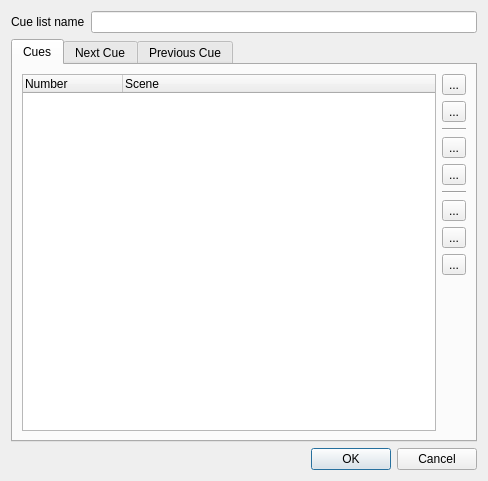
<?xml version="1.0" encoding="UTF-8"?>
<ui version="4.0">
 <class>VCCueListProperties</class>
 <widget class="QDialog" name="VCCueListProperties">
  <property name="geometry">
   <rect>
    <x>0</x>
    <y>0</y>
    <width>488</width>
    <height>481</height>
   </rect>
  </property>
  <property name="windowTitle">
   <string>Cue list properties</string>
  </property>
  <layout class="QGridLayout" name="gridLayout_2">
   <item row="0" column="0">
    <widget class="QLabel" name="m_nameLabel">
     <property name="text">
      <string>Cue list name</string>
     </property>
    </widget>
   </item>
   <item row="0" column="1">
    <widget class="QLineEdit" name="m_nameEdit">
     <property name="toolTip">
      <string>The name of the cue list widget</string>
     </property>
    </widget>
   </item>
   <item row="1" column="0" colspan="2">
    <widget class="QTabWidget" name="m_tab">
     <property name="toolTip">
      <string/>
     </property>
     <property name="currentIndex">
      <number>0</number>
     </property>
     <widget class="QWidget" name="Cues">
      <attribute name="title">
       <string>Cues</string>
      </attribute>
      <layout class="QGridLayout" name="gridLayout">
       <item row="0" column="0" rowspan="10">
        <widget class="QTreeWidget" name="m_list">
         <property name="toolTip">
          <string>List of scenes that can be activated with this cue list</string>
         </property>
         <property name="alternatingRowColors">
          <bool>true</bool>
         </property>
         <property name="selectionMode">
          <enum>QAbstractItemView::ExtendedSelection</enum>
         </property>
         <property name="rootIsDecorated">
          <bool>false</bool>
         </property>
         <property name="itemsExpandable">
          <bool>false</bool>
         </property>
         <property name="allColumnsShowFocus">
          <bool>true</bool>
         </property>
         <property name="expandsOnDoubleClick">
          <bool>false</bool>
         </property>
         <column>
          <property name="text">
           <string>Number</string>
          </property>
         </column>
         <column>
          <property name="text">
           <string>Scene</string>
          </property>
         </column>
        </widget>
       </item>
       <item row="0" column="1">
        <widget class="QToolButton" name="m_addButton">
         <property name="toolTip">
          <string>Add scene(s) to the cue list</string>
         </property>
         <property name="text">
          <string notr="true">...</string>
         </property>
         <property name="icon">
          <iconset resource="main.qrc">
           <normaloff>:/edit_add.png</normaloff>:/edit_add.png</iconset>
         </property>
         <property name="iconSize">
          <size>
           <width>26</width>
           <height>26</height>
          </size>
         </property>
        </widget>
       </item>
       <item row="1" column="1">
        <widget class="QToolButton" name="m_removeButton">
         <property name="toolTip">
          <string>Remove selected scene(s) from the cue list</string>
         </property>
         <property name="text">
          <string notr="true">...</string>
         </property>
         <property name="icon">
          <iconset resource="main.qrc">
           <normaloff>:/edit_remove.png</normaloff>:/edit_remove.png</iconset>
         </property>
         <property name="iconSize">
          <size>
           <width>26</width>
           <height>26</height>
          </size>
         </property>
        </widget>
       </item>
       <item row="3" column="1">
        <widget class="QToolButton" name="m_raiseButton">
         <property name="toolTip">
          <string>Raise the selected scene</string>
         </property>
         <property name="text">
          <string notr="true">...</string>
         </property>
         <property name="icon">
          <iconset resource="main.qrc">
           <normaloff>:/up.png</normaloff>:/up.png</iconset>
         </property>
         <property name="iconSize">
          <size>
           <width>26</width>
           <height>26</height>
          </size>
         </property>
        </widget>
       </item>
       <item row="4" column="1">
        <widget class="QToolButton" name="m_lowerButton">
         <property name="toolTip">
          <string>Lower the selected scene</string>
         </property>
         <property name="text">
          <string notr="true">...</string>
         </property>
         <property name="icon">
          <iconset resource="main.qrc">
           <normaloff>:/down.png</normaloff>:/down.png</iconset>
         </property>
         <property name="iconSize">
          <size>
           <width>26</width>
           <height>26</height>
          </size>
         </property>
        </widget>
       </item>
       <item row="9" column="1">
        <spacer name="verticalSpacer">
         <property name="orientation">
          <enum>Qt::Vertical</enum>
         </property>
         <property name="sizeHint" stdset="0">
          <size>
           <width>20</width>
           <height>49</height>
          </size>
         </property>
        </spacer>
       </item>
       <item row="5" column="1">
        <widget class="Line" name="line">
         <property name="orientation">
          <enum>Qt::Horizontal</enum>
         </property>
        </widget>
       </item>
       <item row="6" column="1">
        <widget class="QToolButton" name="m_cutButton">
         <property name="toolTip">
          <string>Cut the selected scenes from their current positions</string>
         </property>
         <property name="text">
          <string notr="true">...</string>
         </property>
         <property name="icon">
          <iconset resource="main.qrc">
           <normaloff>:/editcut.png</normaloff>:/editcut.png</iconset>
         </property>
         <property name="iconSize">
          <size>
           <width>26</width>
           <height>26</height>
          </size>
         </property>
        </widget>
       </item>
       <item row="7" column="1">
        <widget class="QToolButton" name="m_copyButton">
         <property name="toolTip">
          <string>Copy the selected scenes</string>
         </property>
         <property name="text">
          <string notr="true">...</string>
         </property>
         <property name="icon">
          <iconset resource="main.qrc">
           <normaloff>:/editcopy.png</normaloff>:/editcopy.png</iconset>
         </property>
         <property name="iconSize">
          <size>
           <width>26</width>
           <height>26</height>
          </size>
         </property>
        </widget>
       </item>
       <item row="8" column="1">
        <widget class="QToolButton" name="m_pasteButton">
         <property name="toolTip">
          <string>Paste scenes from the clipboard to the currently selected position</string>
         </property>
         <property name="text">
          <string notr="true">...</string>
         </property>
         <property name="icon">
          <iconset resource="main.qrc">
           <normaloff>:/editpaste.png</normaloff>:/editpaste.png</iconset>
         </property>
         <property name="iconSize">
          <size>
           <width>26</width>
           <height>26</height>
          </size>
         </property>
        </widget>
       </item>
       <item row="2" column="1">
        <widget class="Line" name="line_2">
         <property name="orientation">
          <enum>Qt::Horizontal</enum>
         </property>
        </widget>
       </item>
      </layout>
     </widget>
     <widget class="QWidget" name="NextCue">
      <attribute name="title">
       <string>Next Cue</string>
      </attribute>
      <layout class="QVBoxLayout" name="verticalLayout">
       <item>
        <widget class="QGroupBox" name="groupBox">
         <property name="title">
          <string>Key Combination</string>
         </property>
         <layout class="QHBoxLayout" name="horizontalLayout">
          <item>
           <widget class="QLineEdit" name="m_nextKeyEdit">
            <property name="toolTip">
             <string>The key combination used to step to the next cue</string>
            </property>
            <property name="readOnly">
             <bool>true</bool>
            </property>
           </widget>
          </item>
          <item>
           <widget class="QToolButton" name="m_nextAttachButton">
            <property name="toolTip">
             <string>Bind a key combination to skip to the next cue</string>
            </property>
            <property name="text">
             <string notr="true">...</string>
            </property>
            <property name="icon">
             <iconset resource="main.qrc">
              <normaloff>:/key_bindings.png</normaloff>:/key_bindings.png</iconset>
            </property>
            <property name="iconSize">
             <size>
              <width>26</width>
              <height>26</height>
             </size>
            </property>
           </widget>
          </item>
          <item>
           <widget class="QToolButton" name="m_nextDetachButton">
            <property name="toolTip">
             <string>Clear the key binding</string>
            </property>
            <property name="text">
             <string notr="true">...</string>
            </property>
            <property name="icon">
             <iconset resource="main.qrc">
              <normaloff>:/fileclose.png</normaloff>:/fileclose.png</iconset>
            </property>
            <property name="iconSize">
             <size>
              <width>26</width>
              <height>26</height>
             </size>
            </property>
           </widget>
          </item>
         </layout>
        </widget>
       </item>
       <item>
        <widget class="QGroupBox" name="groupBox_3">
         <property name="title">
          <string>External Input</string>
         </property>
         <layout class="QGridLayout" name="gridLayout_3">
          <item row="0" column="0">
           <widget class="QLabel" name="label">
            <property name="text">
             <string>Input universe</string>
            </property>
           </widget>
          </item>
          <item row="0" column="1" colspan="2">
           <widget class="QLineEdit" name="m_nextInputUniverseEdit">
            <property name="toolTip">
             <string>Input universe for skipping to the next cue</string>
            </property>
           </widget>
          </item>
          <item row="1" column="0">
           <widget class="QLabel" name="label_2">
            <property name="text">
             <string>Input channel</string>
            </property>
           </widget>
          </item>
          <item row="1" column="1" colspan="2">
           <widget class="QLineEdit" name="m_nextInputChannelEdit">
            <property name="toolTip">
             <string>Input channel for skipping to the next cue</string>
            </property>
           </widget>
          </item>
          <item row="2" column="0">
           <spacer name="horizontalSpacer">
            <property name="orientation">
             <enum>Qt::Horizontal</enum>
            </property>
            <property name="sizeHint" stdset="0">
             <size>
              <width>225</width>
              <height>20</height>
             </size>
            </property>
           </spacer>
          </item>
          <item row="2" column="1">
           <widget class="QPushButton" name="m_nextAutoDetectInputButton">
            <property name="toolTip">
             <string>When toggled, you can click an external button to assign it as the control that skips to the next cue.</string>
            </property>
            <property name="text">
             <string>Auto Detect</string>
            </property>
            <property name="checkable">
             <bool>true</bool>
            </property>
           </widget>
          </item>
          <item row="2" column="2">
           <widget class="QPushButton" name="m_nextChooseInputButton">
            <property name="toolTip">
             <string>Choose an input universe/channel for skipping to the next cue</string>
            </property>
            <property name="text">
             <string>Choose...</string>
            </property>
           </widget>
          </item>
         </layout>
        </widget>
       </item>
       <item>
        <spacer name="verticalSpacer_2">
         <property name="orientation">
          <enum>Qt::Vertical</enum>
         </property>
         <property name="sizeHint" stdset="0">
          <size>
           <width>20</width>
           <height>68</height>
          </size>
         </property>
        </spacer>
       </item>
      </layout>
     </widget>
     <widget class="QWidget" name="PreviousCue">
      <attribute name="title">
       <string>Previous Cue</string>
      </attribute>
      <layout class="QVBoxLayout" name="verticalLayout_2">
       <item>
        <widget class="QGroupBox" name="groupBox_2">
         <property name="title">
          <string>Key Combination</string>
         </property>
         <layout class="QHBoxLayout" name="horizontalLayout_2">
          <item>
           <widget class="QLineEdit" name="m_previousKeyEdit">
            <property name="toolTip">
             <string>The key combination used to step to the previous cue</string>
            </property>
            <property name="readOnly">
             <bool>true</bool>
            </property>
           </widget>
          </item>
          <item>
           <widget class="QToolButton" name="m_previousAttachButton">
            <property name="toolTip">
             <string>Bind a key combination to skip to the previous cue</string>
            </property>
            <property name="text">
             <string notr="true">...</string>
            </property>
            <property name="icon">
             <iconset resource="main.qrc">
              <normaloff>:/key_bindings.png</normaloff>:/key_bindings.png</iconset>
            </property>
            <property name="iconSize">
             <size>
              <width>26</width>
              <height>26</height>
             </size>
            </property>
           </widget>
          </item>
          <item>
           <widget class="QToolButton" name="m_previousDetachButton">
            <property name="toolTip">
             <string>Clear the key binding</string>
            </property>
            <property name="text">
             <string notr="true">...</string>
            </property>
            <property name="icon">
             <iconset resource="main.qrc">
              <normaloff>:/fileclose.png</normaloff>:/fileclose.png</iconset>
            </property>
            <property name="iconSize">
             <size>
              <width>26</width>
              <height>26</height>
             </size>
            </property>
           </widget>
          </item>
         </layout>
        </widget>
       </item>
       <item>
        <widget class="QGroupBox" name="groupBox_4">
         <property name="title">
          <string>External Input</string>
         </property>
         <layout class="QGridLayout" name="gridLayout_4">
          <item row="0" column="0">
           <widget class="QLabel" name="label_3">
            <property name="text">
             <string>Input universe</string>
            </property>
           </widget>
          </item>
          <item row="0" column="1" colspan="2">
           <widget class="QLineEdit" name="m_previousInputUniverseEdit">
            <property name="toolTip">
             <string>Input universe for skipping to the previous cue</string>
            </property>
           </widget>
          </item>
          <item row="1" column="0">
           <widget class="QLabel" name="label_4">
            <property name="text">
             <string>Input channel</string>
            </property>
           </widget>
          </item>
          <item row="1" column="1" colspan="2">
           <widget class="QLineEdit" name="m_previousInputChannelEdit">
            <property name="toolTip">
             <string>Input channel for skipping to the previous cue</string>
            </property>
           </widget>
          </item>
          <item row="2" column="0">
           <spacer name="horizontalSpacer_2">
            <property name="orientation">
             <enum>Qt::Horizontal</enum>
            </property>
            <property name="sizeHint" stdset="0">
             <size>
              <width>225</width>
              <height>20</height>
             </size>
            </property>
           </spacer>
          </item>
          <item row="2" column="1">
           <widget class="QPushButton" name="m_previousAutoDetectInputButton">
            <property name="toolTip">
             <string>When toggled, you can click an external button to assign it as the control that skips to the previous cue.</string>
            </property>
            <property name="text">
             <string>Auto Detect</string>
            </property>
            <property name="checkable">
             <bool>true</bool>
            </property>
           </widget>
          </item>
          <item row="2" column="2">
           <widget class="QPushButton" name="m_previousChooseInputButton">
            <property name="toolTip">
             <string>Choose an input universe/channel for skipping to the previous cue</string>
            </property>
            <property name="text">
             <string>Choose...</string>
            </property>
           </widget>
          </item>
         </layout>
        </widget>
       </item>
       <item>
        <spacer name="verticalSpacer_3">
         <property name="orientation">
          <enum>Qt::Vertical</enum>
         </property>
         <property name="sizeHint" stdset="0">
          <size>
           <width>20</width>
           <height>40</height>
          </size>
         </property>
        </spacer>
       </item>
      </layout>
     </widget>
    </widget>
   </item>
   <item row="2" column="0" colspan="2">
    <widget class="QDialogButtonBox" name="m_buttonBox">
     <property name="orientation">
      <enum>Qt::Horizontal</enum>
     </property>
     <property name="standardButtons">
      <set>QDialogButtonBox::Cancel|QDialogButtonBox::Ok</set>
     </property>
    </widget>
   </item>
  </layout>
 </widget>
 <resources>
  <include location="main.qrc"/>
 </resources>
 <connections>
  <connection>
   <sender>m_buttonBox</sender>
   <signal>accepted()</signal>
   <receiver>VCCueListProperties</receiver>
   <slot>accept()</slot>
   <hints>
    <hint type="sourcelabel">
     <x>266</x>
     <y>350</y>
    </hint>
    <hint type="destinationlabel">
     <x>157</x>
     <y>274</y>
    </hint>
   </hints>
  </connection>
  <connection>
   <sender>m_buttonBox</sender>
   <signal>rejected()</signal>
   <receiver>VCCueListProperties</receiver>
   <slot>reject()</slot>
   <hints>
    <hint type="sourcelabel">
     <x>334</x>
     <y>350</y>
    </hint>
    <hint type="destinationlabel">
     <x>286</x>
     <y>274</y>
    </hint>
   </hints>
  </connection>
  <connection>
   <sender>m_tab</sender>
   <signal>currentChanged(int)</signal>
   <receiver>VCCueListProperties</receiver>
   <slot>slotTabChanged()</slot>
   <hints>
    <hint type="sourcelabel">
     <x>271</x>
     <y>52</y>
    </hint>
    <hint type="destinationlabel">
     <x>486</x>
     <y>67</y>
    </hint>
   </hints>
  </connection>
 </connections>
 <slots>
  <slot>slotTabChanged()</slot>
 </slots>
</ui>
